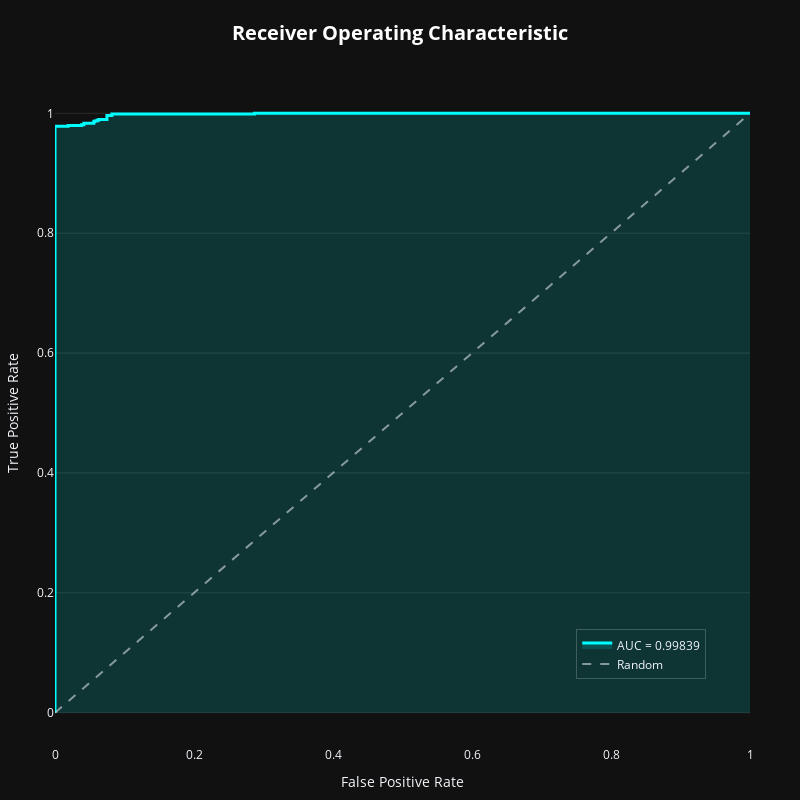

Here is the notebook cell this chart was saved with:
### Code cell
plot_roc_curve_styled(false_positive_rate,true_positive_rate,roc_auc)

### Figure 1 — Plotly figure (JSON) as saved in the notebook; plotly's stock layout.template omitted (floating-point values rounded to 4 significant figures; data arrays with more than 128 entries replaced by an {"elided": "..."} marker saying what was removed)
{"data": [{"fill": "tozeroy", "fillcolor": "rgba(0, 254, 255, 0.15)", "line": {"color": "#00feff", "width": 3}, "mode": "lines", "name": "AUC = 0.99839", "type": "scatter", "x": {"elided": "231 float values"}, "y": {"elided": "231 float values"}}, {"hoverinfo": "skip", "line": {"color": "rgba(255, 255, 255, 0.5)", "dash": "dash"}, "mode": "lines", "name": "Random", "type": "scatter", "x": [0, 1], "y": [0, 1]}], "layout": {"height": 800, "legend": {"bgcolor": "rgba(0,0,0,0)", "bordercolor": "rgba(255,255,255,0.2)", "borderwidth": 1, "x": 0.75, "y": 0.1}, "margin": {"b": 50, "l": 50, "r": 50, "t": 80}, "title": {"font": {"color": "white", "size": 20}, "text": "<b>Receiver Operating Characteristic</b>", "x": 0.5, "xanchor": "center"}, "width": 800, "xaxis": {"showgrid": false, "title": {"text": "False Positive Rate"}, "zeroline": false}, "yaxis": {"gridcolor": "rgba(255,255,255,0.1)", "showgrid": true, "title": {"text": "True Positive Rate"}, "zeroline": false}}}
